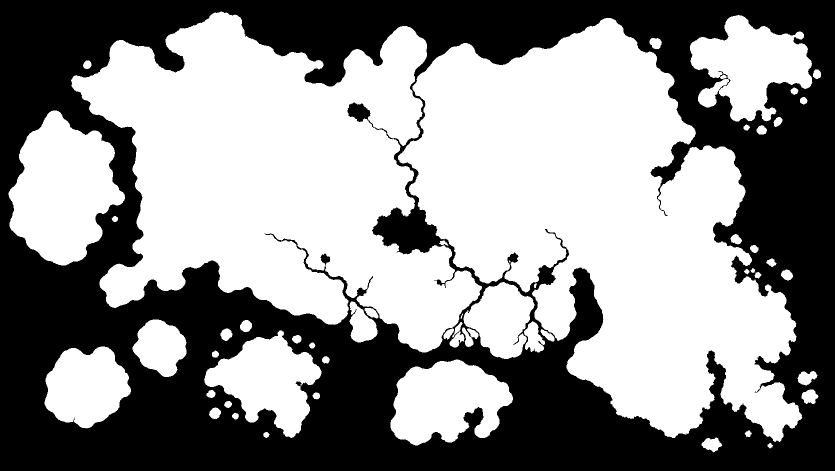
#> input picture data/world/masks/aldreth_land.png, 1670 x 941 px (shown at 1/2 size)
$ python place_pois.py
#> lines starting #> are read from the running program, lines starting #| are printed output that depends on the picture
#!/usr/bin/env python3
"""Place + validate Aldreth POIs against the real terrain masks.

Takes the reference-map arrangement (same 46 named POIs) and SNAPS each anchor
to a chunk that actually holds flat, walkable, non-water land in OUR world —
so nothing lands on ocean, river or mountain. Preserves the layout, fits the
elevation. Writes validated anchors into data/world/worldspec/aldreth.json and
renders an overlay for review.

Masks (1670x941, grayscale):
  land   : 255 = land,   0 = ocean
  biomes : index (0=ocean,1=beach,2=plains,3=forest,...,11=tundra,12=volcanic)
  elev   : 0 = flat,      >0 = raised rock/mountain (settlements forbidden)
  rivers : 0 = dry,       >0 = river / lake water
"""
import json, os, sys
from PIL import Image, ImageDraw, ImageFont

ROOT = os.path.dirname(os.path.dirname(os.path.abspath(__file__)))
MASKS = os.path.join(ROOT, "data/world/masks")
SPEC = os.path.join(ROOT, "data/world/worldspec/aldreth.json")
BAKED_MAP = os.path.join(ROOT, "data/world/baked/aldreth_map.png")

CHUNK = 16
MIN_TX, MIN_TY = -82 * CHUNK, -43 * CHUNK          # -1312, -688
MASK_W, MASK_H = 1670, 941
TILE_W, TILE_H = 161 * CHUNK, 91 * CHUNK            # 2576, 1456

# --- reference arrangement: (id, label, poi_type, cx, cy, tier) ---------------
# tier drives how much flat land the spot must hold (city > town > village > poi)
POIS = [
    ("spawn",            "Home Camp",        "player_spawn",   0,   0,  "town"),
    # villages / settlements
    ("imota",            "Imota",            "village",       -8,  13,  "town"),
    ("vodamere",         "Vodamere",         "village",      -15, -19,  "village"),
    ("kamenwick",        "Kamenwick",        "village",      -40, -12,  "town"),
    ("kelmere",          "Kelmere",          "village",        0,  -4,  "village"),
    ("varenhold",        "Varenhold",        "village",       20,   1,  "town"),
    ("sumarrow",         "Sumarrow",         "village",       22,  -9,  "village"),
    ("rookstead",        "Rookstead",        "village",        6,  15,  "village"),
    ("morhaven",         "Morhaven",         "village",      -26,  17,  "village"),
    ("dravemere",        "Dravemere",        "village",       16,  25,  "village"),
    ("duurak",           "Duurak",           "village",       38,   3,  "city"),
    ("brackhaven",       "Brackhaven",       "village",       56,   5,  "town"),
    ("reedspire",        "Reedspire",        "village",       64,  14,  "village"),
    ("trovik",           "Trovik",           "village",      -71,   4,  "village"),
    ("karsum",           "Karsum",           "village",      -32,  28,  "town"),
    ("dunmere",          "Dunmere",          "village",       59, -24,  "village"),
    ("halmwick",         "Halmwick",         "village",      -67,  36,  "village"),
    ("odrin_lodge",      "Odrin Lodge",      "village",      -28,  37,  "village"),
    # camp
    ("raven_camp",       "Raven Camp",       "campsite",     -27,  -5,  "poi"),
    # caves
    ("wolfrest_cave",    "Wolfrest Cave",    "cave_entrance", -46, -17, "poi"),
    ("gloam_cavern",     "Gloam Cavern",     "cave_entrance",  34, -27, "poi"),
    ("kamen_den",        "Kamen Den",        "cave_entrance", -53, -18, "poi"),
    # altars / shrines
    ("windmere_shrine_a","Windmere Shrine",  "altar",         -8, -32,  "poi"),
    ("windmere_shrine_b","Windmere Shrine",  "altar",        -13, -24,  "poi"),
    ("mirecross_shrine", "Mirecross Shrine", "altar",          0,  19,  "poi"),
    # watchtowers / outposts
    ("greywatch",        "Greywatch",        "old_watchtower",-60, -22, "poi"),
    ("whitepine_outpost","Whitepine Outpost","old_watchtower",-39, -41, "poi"),
    ("sable_tower",      "Sable Tower",      "old_watchtower", -5, -18, "poi"),
    ("ironthorn_post",   "Ironthorn Post",   "old_watchtower",-20, -11, "poi"),
    ("ashen_gate",       "Ashen Gate",       "old_watchtower", 29,  -6, "poi"),
    ("bela_watch",       "Bela Watch",       "old_watchtower",-15,   6, "poi"),
    ("southwatch",       "Southwatch",       "old_watchtower", 27,  27, "poi"),
    ("brine_beacon",     "Brine Beacon",     "old_watchtower", 62, -34, "poi"),
    ("cliffward_watch",  "Cliffward Watch",  "old_watchtower",-53,  26, "poi"),
    ("sea_lookout_a",    "Sea Lookout",      "old_watchtower",-39,  21, "poi"),
    ("sea_lookout_b",    "Sea Lookout",      "old_watchtower",-41,  30, "poi"),
    ("crag_lantern",     "Crag Lantern",     "old_watchtower", -4,  33, "poi"),
    ("serpent_ford",     "Serpent Ford",     "old_watchtower",  1,  40, "poi"),
    # fishing
    ("voda_wharf",       "Voda Wharf",       "fishing_hotspot", -6, -11,"poi"),
    # landmarks
    ("moinmere_stand_a", "Moinmere Stand",   "landmark",        7, -10, "poi"),
    ("moinmere_stand_b", "Moinmere Stand",   "landmark",        9,   4, "poi"),
    ("hollow_yews",      "Hollow Yews",      "landmark",       21, -20, "poi"),
    ("stag_hollow",      "Stag Hollow",      "landmark",       17, -27, "poi"),
    ("yewmere_grove",    "Yewmere Grove",    "landmark",      -70, -10, "poi"),
    ("oaken_steps",      "Oaken Steps",      "landmark",      -65,  28, "poi"),
    # ruins / boss
    ("old_varo_ruins",   "Old Varo Ruins",   "haunted_ruins", -21,  29, "poi"),
    ("blackmere_pit",    "Blackmere Pit",    "boss_lair",      51,  -9, "poi"),
]

# minimum count of valid tiles a chunk must hold for this tier (out of 256)
TIER_MIN = {"city": 48, "town": 26, "village": 14, "poi": 5}
# fishing wants to sit ON the coast, so it is allowed to keep less flat land
COAST_TYPES = {"fishing_hotspot"}

# --- load masks ---------------------------------------------------------------
land = Image.open(f"{MASKS}/aldreth_land.png").convert("L").load()
biome = Image.open(f"{MASKS}/aldreth_biomes.png").convert("L").load()
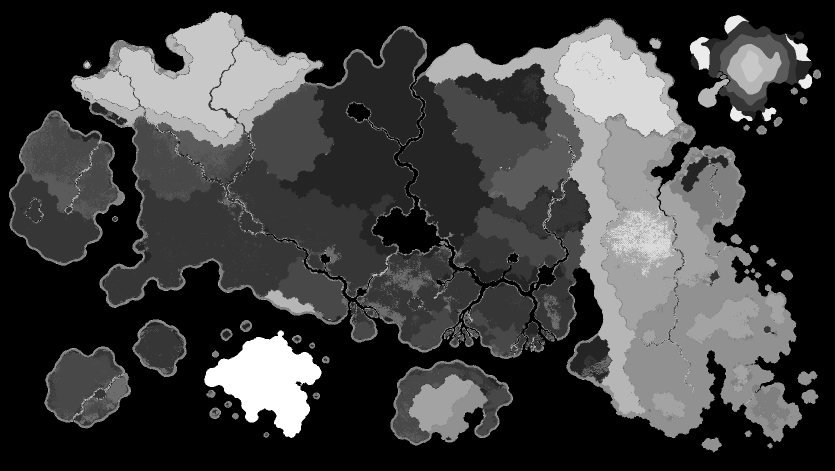
#> input picture data/world/masks/aldreth_biomes.png, 1670 x 941 px (shown at 1/2 size)
elev = Image.open(f"{MASKS}/aldreth_elev.png").convert("L").load()
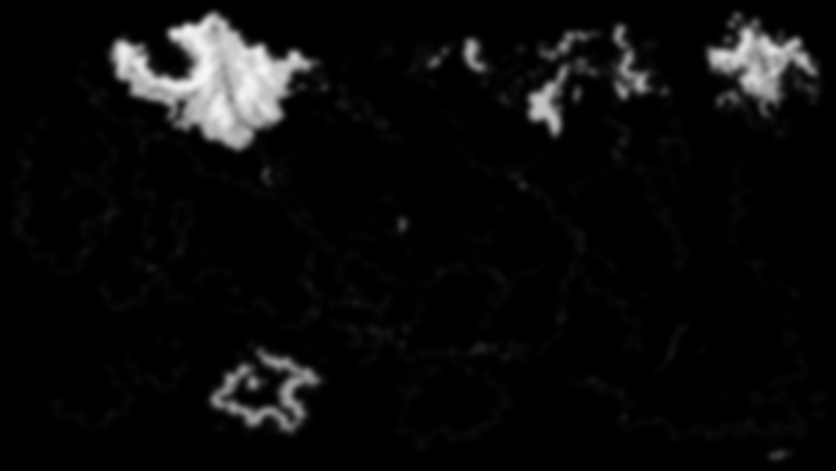
#> input picture data/world/masks/aldreth_elev.png, 1672 x 941 px (shown at 1/2 size)
river = Image.open(f"{MASKS}/aldreth_rivers.png").convert("L").load()
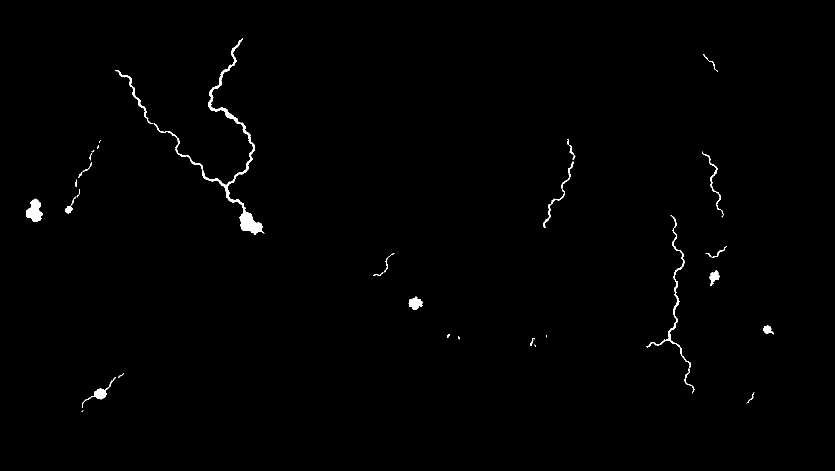
#> input picture data/world/masks/aldreth_rivers.png, 1670 x 941 px (shown at 1/2 size)


def mask_px(tx, ty):
    u = (tx - MIN_TX) / TILE_W
    v = (ty - MIN_TY) / TILE_H
    if u < 0 or u >= 1 or v < 0 or v >= 1:
        return None
    return (min(int(u * MASK_W), MASK_W - 1), min(int(v * MASK_H), MASK_H - 1))


def tile_valid(tx, ty):
    """Flat, walkable, non-water land (mirrors _footprint_ok at mask res)."""
    mp = mask_px(tx, ty)
    if mp is None:
        return False
    px, py = mp
    return (land[px, py] > 127 and elev[px, py] < 16
            and river[px, py] < 40 and biome[px, py] >= 1)


def chunk_valid_count(cx, cy):
    n = 0
    for ty in range(cy * CHUNK, cy * CHUNK + CHUNK):
        for tx in range(cx * CHUNK, cx * CHUNK + CHUNK):
            if tile_valid(tx, ty):
                n += 1
    return n


def chunk_adjacent_water(cx, cy):
    for ty in range(cy * CHUNK, cy * CHUNK + CHUNK):
        for tx in range(cx * CHUNK, cx * CHUNK + CHUNK):
            mp = mask_px(tx, ty)
            if mp and (land[mp[0], mp[1]] <= 127 or river[mp[0], mp[1]] >= 40):
                return True
    return False


def snap(cx, cy, tier, ptype):
    """Return (cx, cy, count, moved) — nearest chunk holding enough flat land."""
    need = TIER_MIN[tier]
    coast = ptype in COAST_TYPES
    best = None
    for ring in range(0, 14):
        ring_best = None
        for dy in range(-ring, ring + 1):
            for dx in range(-ring, ring + 1):
                if max(abs(dx), abs(dy)) != ring:
                    continue
                nx, ny = cx + dx, cy + dy
                cnt = chunk_valid_count(nx, ny)
                ok = cnt >= need and (not coast or chunk_adjacent_water(nx, ny))
                if ok and (ring_best is None or cnt > ring_best[2]):
                    ring_best = (nx, ny, cnt)
        if ring_best:
            return (ring_best[0], ring_best[1], ring_best[2], ring != 0)
    return (cx, cy, chunk_valid_count(cx, cy), False)  # gave up; keep original


# --- run ----------------------------------------------------------------------
anchors = []
report = []
seen = {}
for pid, label, ptype, cx, cy, tier in POIS:
    nx, ny, cnt, moved = snap(cx, cy, tier, ptype)
    # avoid two anchors landing on the exact same chunk
    while (nx, ny) in seen:
        ny += 1
        cnt = chunk_valid_count(nx, ny)
    seen[(nx, ny)] = pid
    a = {"id": pid, "chunk": [nx, ny], "label": label, "poi": ptype}
    if pid == "spawn":
        a.update({"region": "heartland", "teleport": False, "locked": False})
    anchors.append(a)
    dist = ((nx - cx) ** 2 + (ny - cy) ** 2) ** 0.5
    report.append((pid, tier, (cx, cy), (nx, ny), cnt, dist))
#> this loop made 47 passes

moved_n = sum(1 for r in report if r[5] > 0.1)
print(f"placed {len(anchors)} anchors  |  snapped {moved_n} onto valid land\n")
#| placed 47 anchors  |  snapped 4 onto valid land
for pid, tier, o, n, cnt, dist in report:
    flag = "" if dist < 0.1 else f"  MOVED {dist:.0f}ch {o}->{n}"
    print(f"  {pid:20} {tier:8} chunk={n}  flat_tiles={cnt:3d}{flag}")
#> this loop made 47 passes
#> (pid, tier, n, cnt, dist) on passes 1 to 12: ('spawn', 'town', (0, 0), 83, 0), ('imota', 'town', (-8, 13), 256, 0), ('vodamere', 'village', (-15, -19), 256, 0), ('kamenwick', 'town', (-40, -12), 256, 0), ('kelmere', 'village', (0, -4), 256, 0), ('varenhold', 'town', (20, 1), 256, 0), ('sumarrow', 'village', (22, -9), 256, 0), ('rookstead', 'village', (6, 15), 256, 0), ('morhaven', 'village', (-26, 17), 224, 0), ('dravemere', 'village', (16, 25), 223, 0), ('duurak', 'city', (38, 3), 256, 0), ('brackhaven', 'town', (56, 5), 216, 0)
#> (pid, tier, o, n, cnt, dist) on passes 16, 18, 33, 42: ('dunmere', 'village', (59, -24), (60, -23), 28, 1.41), ('odrin_lodge', 'village', (-28, 37), (-31, 34), 256, 4.24), ('brine_beacon', 'poi', (62, -34), (59, -37), 50, 4.24), ('hollow_yews', 'poi', (21, -20), (20, -19), 244, 1.41)
#|   spawn                town     chunk=(0, 0)  flat_tiles= 83
#|   imota                town     chunk=(-8, 13)  flat_tiles=256
#|   vodamere             village  chunk=(-15, -19)  flat_tiles=256
#|   kamenwick            town     chunk=(-40, -12)  flat_tiles=256
#|   kelmere              village  chunk=(0, -4)  flat_tiles=256
#|   varenhold            town     chunk=(20, 1)  flat_tiles=256
#|   sumarrow             village  chunk=(22, -9)  flat_tiles=256
#|   rookstead            village  chunk=(6, 15)  flat_tiles=256
#> (further printed lines are left out)

# --- write anchors into the worldspec -----------------------------------------
#> (the run stopped early here; a loop or call above may not have finished)
